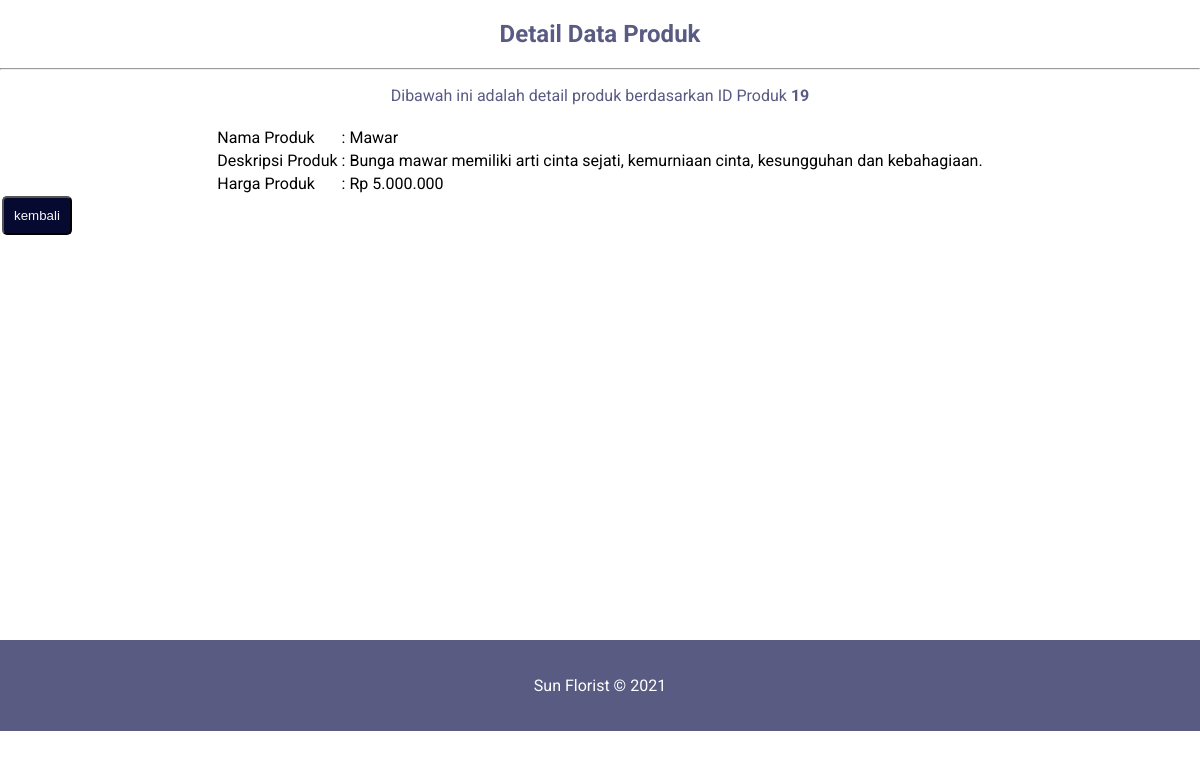
Page /view.php?id=19 on the committed database.
### tables this page shows
CREATE TABLE `produk` (
  `id` int(11) NOT NULL,
  `nama_produk` varchar(50) NOT NULL,
  `harga` int(14) NOT NULL,
  `deskripsi` text NOT NULL
);

### view.php (the view, shortened to what this page needs)
<?php
    include('config.php');
    if(isset($_GET['id'])){
      $id = $_GET['id'];
    $query = mysqli_query($koneksi, "select * from produk where id = '$id'");
    $result = mysqli_fetch_array($query);
    }
?>
<!DOCTYPE html>
<html lang="en">
<head>
</head>
<body>
	<h2 class="judul">Detail Data Produk</h2>
	<hr>
	<p class="judul">Dibawah ini adalah detail produk berdasarkan ID Produk </i><b><?php echo $id?></b></p>
    <table>
        <tr>
            <td>Nama Produk</td>
            <td>: <?php echo $result['nama_produk']?> </td>
        </tr>
        <tr>
            <td>Deskripsi Produk</td>
            <td>: <?php echo $result['deskripsi']?> </td>
        </tr>
        <tr>
            <td>Harga Produk</td>
            <td>: Rp <?php  echo number_format($result['harga'],0,',','.');?> </td>
        </tr>
   </table>
   <button><a href="home.php">kembali</a></button>
<footer>
    <p>Sun Florist &#169; 2021</p>
</footer>
</body>
</html>

### view.php (style rules this page uses)
body { margin: 0; padding: 0; font-family: 'Roboto', sans-serif; }
.judul { color: #595B83; text-align: center; }
table { margin-top: 20px; margin-left:auto; margin-right:auto; }
button { background: #060930; padding-right: 10px; margin-left:2px; padding-left: 10px; padding-top: 10px; padding-bottom: 10px; border-radius: 5px; margin-bottom: 405px; }
a { color: #f5f5f5; text-decoration: none; }
footer { margin-top: 0px; background:#595B83; display: flex; align-items: center; justify-content: space-evenly; padding-top: 20px; padding-bottom: 20px; color: white; }

### rows in the picture
produk: nama_produk "Mawar", deskripsi "Bunga mawar memiliki arti cinta sejati, kemurniaan cinta, kesungguhan dan kebahagiaan.", harga "5.000.000"

### other values in the picture
$id "19"
